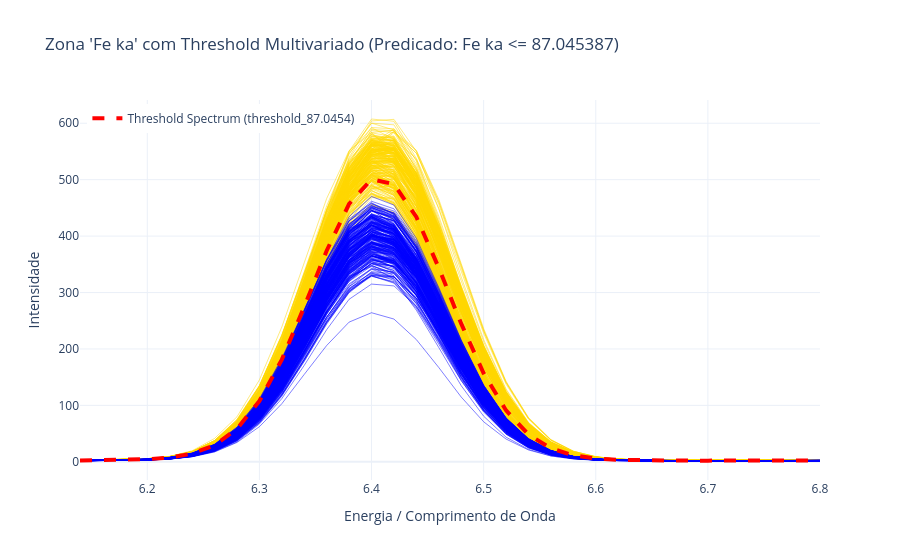

Write notebook code for a chart like this one.
### Code cell
import plotly.graph_objects as go

n = 5
zone_name = lrc_summed_df_pert_natural.iloc[n]['Zone'] # o n indica a linha do dataframe lrc_summed_df_pert_natural que queremos acessar para pegar o nome da zona espectral (coluna 'Zone')
threshold_score = float(lrc_summed_df_pert_natural.iloc[n]['Threshold_Natural']) # o iloc acessa a linha n e a coluna 'Threshold_Natural' para pegar o valor do threshold já mapeado para o espaço natural (não pré-processado)

# Usar pca_info_dict dos dados ORIGINAIS (zones_original[1])
pca_info_dict_original = zones_original[1]

# Reconstrução: τ = mean + threshold * loadings (no espaço original)
threshold_spectrum = exp.reconstruct_threshold_to_spectrum(
    threshold_value=threshold_score,
    zone_name=zone_name,
    pca_info_dict=pca_info_dict_original
)
print(f"\nEspectro de threshold reconstruído para zona '{zone_name}':")
print(f"  - Dimensão: {len(threshold_spectrum)} variáveis espectrais")
#print(f"  - Range de energias: {threshold_spectrum.index[n]} - {threshold_spectrum.index[-1]}")
print(f"  - Variância explicada pela PC1: {pca_info_dict_original[zone_name]['variance_explained']:.2%}")

# Usar dados ORIGINAIS para plotar (spectral_zones_original)
zone_df = spectral_zones_original[zone_name]

# Plotar zona com threshold (inline)
fig = go.Figure()
x_values = pd.to_numeric(zone_df.columns, errors='coerce')

# Plotar espectros das amostras coloridas por classe
colors = {'A': 'gold', 'B': 'blue'}
for idx, row in zone_df.iterrows():
    class_label = ycalclass.iloc[idx] if idx < len(ycalclass) else 'Unknown'
    fig.add_trace(go.Scatter(
        x=x_values,
        y=row.values,
        mode='lines',
        line=dict(color=colors.get(class_label, 'rgba(128,128,128,0.3)'), width=0.5),
        name=f'Class {class_label}',
        showlegend=False,
        hoverinfo='skip'
    ))

# Plotar espectro de threshold (destaque)
fig.add_trace(go.Scatter(
    x=x_values,
    y=threshold_spectrum.values,
    mode='lines',
    line=dict(color='red', width=4, dash='dash'),
    name=f'Threshold Spectrum ({threshold_spectrum.name})'
))

# Layout do gráfico
fig.update_layout(
    title=f"Zona '{zone_name}' com Threshold Multivariado (Predicado: {lrc_summed_df_pert_natural.iloc[n]['Node_Natural']})",
    xaxis_title='Energia / Comprimento de Onda',
    yaxis_title='Intensidade',
    template='plotly_white',
    showlegend=True,
    legend=dict(yanchor="top", y=0.99, xanchor="left", x=0.01)
)

fig.show()
